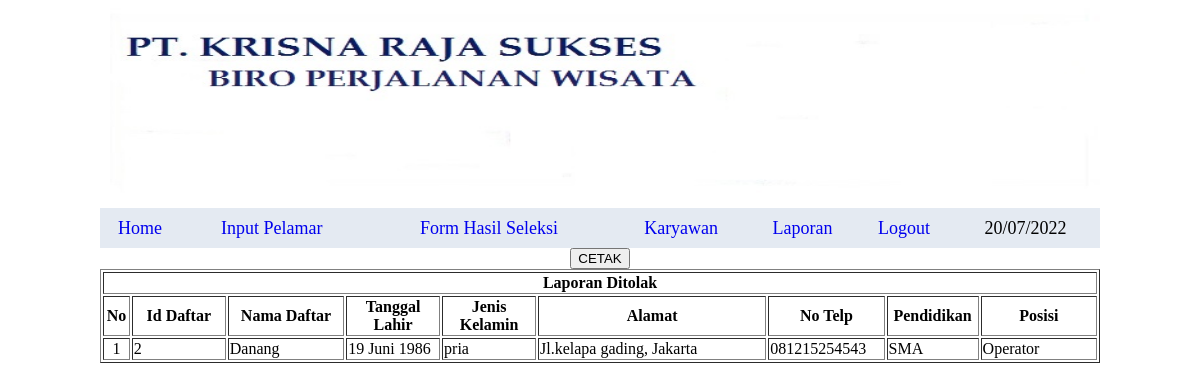
The page /admin/ditolak.php on the database as committed earlier.
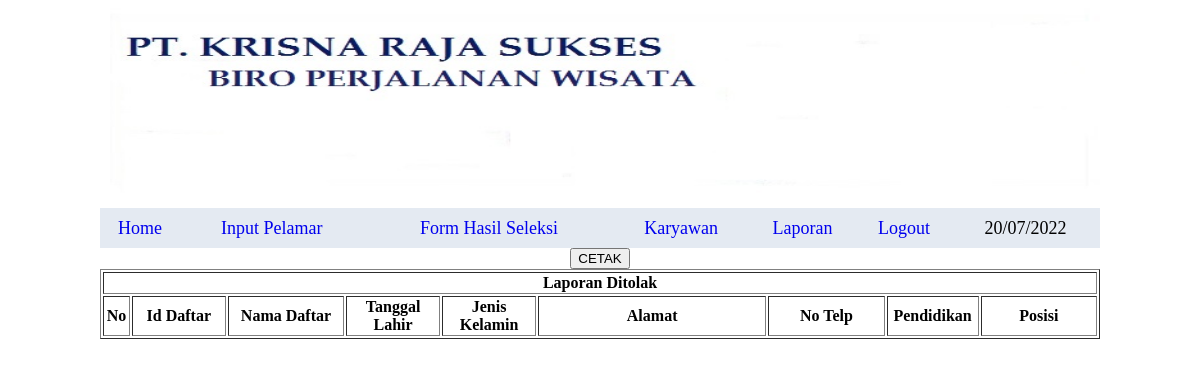
The same page on the database as committed later.
### tables this page shows
CREATE TABLE `pelamar` (
  `id` varchar(5) NOT NULL,
  `nama` varchar(35) NOT NULL,
  `tanggal_lahir` varchar(15) NOT NULL,
  `gender` varchar(25) NOT NULL,
  `alamat` varchar(150) NOT NULL,
  `no_tlp` varchar(20) NOT NULL,
  `pendidikan` varchar(20) NOT NULL,
  `posisi` varchar(35) NOT NULL
);

CREATE TABLE `seleksi` (
  `id` int(10) NOT NULL,
  `nama` varchar(35) NOT NULL,
  `daftar_posisi` varchar(25) NOT NULL,
  `tanggal_seleksi` varchar(25) NOT NULL,
  `waktu_seleksi` varchar(25) NOT NULL,
  `tes_tulis` varchar(20) NOT NULL,
  `tes_wawancara` varchar(20) NOT NULL,
  `hasil` varchar(25) NOT NULL,
  `ket` varchar(200) NOT NULL
);

### admin/ditolak.php (the view, shortened to what this page needs)
<!DOCTYPE html PUBLIC "-//W3C//DTD XHTML 1.0 Transitional//EN" "http://www.w3.org/TR/xhtml1/DTD/xhtml1-transitional.dtd">
<html xmlns="http://www.w3.org/1999/xhtml">
<head>
</head>
<body>
<table height="100px" width="1000px" border="0" align="center" cellpadding="0" cellspacing="0">
<tr>
  <td>
	<img src="gambar/welcome.jpg" height="200px" width="1000px"></td>
  </tr>
   <tr>
    <table bgcolor="#E4EAF2" height="40px" width="1000px" border="0" align="center" cellpadding="0" cellspacing="0">
     <tr>
     <td align="center" ><a href="../index.php"><font face="Britannic bold" size="4">Home
	 </font></a></td>
	 <td align="center"><a href="pelamar.php"><font face="Britannic bold" size="4">Input Pelamar
	 </font></a></td>
	 <td align="center"><a href="seleksi.php"><font face="Britannic bold" size="4">Form Hasil Seleksi
	 </font></a></td>
	 <td align="center"><a href="input.php"><font face="Britannic bold" size="4">Karyawan
	 </font></a></td>
	 <td align="center"><a href="laporan.php"><font face="Britannic bold" size="4">Laporan
	 </font></a></td>
	 <td align="center"><a href="../logout.php"><font face="Britannic bold" size="4">Logout
	 <td align="center"><font face="Britannic bold" size="4"><?php
echo date("d/m/Y");
?></font></td>
	 </font></a></td>
	 </tr></table>
</div></tr>
<tr>
 <td height="41" colspan="2">
  <div align="center" class="style7">
   <a href="cetakditolak.php" target="_blank"><input type="button" value="CETAK"></a>
   </div></td>
</tr>
<div>
<form action="" method="get">
<table width="1000px" height="70px" border="1" align="center">
 <tr>
   <td colspan="10"><div align="center" class="style2 style3"><strong>Laporan Ditolak</strong></div></td>
 </tr>
 <tr>
  <td width="20"><div align="center"><strong>No</strong></div></td>
    <td width="80"><div align="center"><strong>Id Daftar</strong></div></td>
  <td width="100"><div align="center"><strong>Nama Daftar<strong></div></td>
  <td width="80"><div align="center"><strong>Tanggal Lahir</strong></div></td>
  <td width="80"><div align="center"><strong>Jenis Kelamin</strong></div></td>
  <td width="200"><div align="center"><strong>Alamat</strong></div>
    <div align="left"></div></td>
  <td width="100"><div align="center"><strong>No Telp</strong></div></td>
  <td width="50"><div align="center"><strong>Pendidikan</strong></div></td>
  <td width="100"><div align="center"><strong>Posisi</strong></div></td>
 </tr>
<?php
$nomor  = 0;
$tampil=mysql_query("SELECT * FROM pelamar INNER JOIN seleksi ON pelamar.nama=seleksi.nama where seleksi.ket='TIDAK LULUS'");
while($sql=mysql_fetch_array($tampil)){
$nomor++;
echo "<tr>
  <td align='center'>$nomor</td>
  <td>$sql[id]</td>
  <td>$sql[nama]</td>
  <td>$sql[tanggal_lahir]</td>
  <td>$sql[gender]</td>
  <td>$sql[alamat]</td>
  <td>$sql[no_tlp]</td>
  <td>$sql[pendidikan]</td>
  <td>$sql[posisi]</td>
</tr>";
}
?>
  </table>
</form>
</div>
</body>
</html>

Rows that differ between the two databases and show on the page:
removed pelamar: seleksi.id "2", seleksi.nama "Danang", tanggal_lahir "19 Juni 1986", gender "pria", alamat "Jl.kelapa gading, Jakarta", no_tlp "081215254543", pendidikan "SMA", posisi "Operator"
